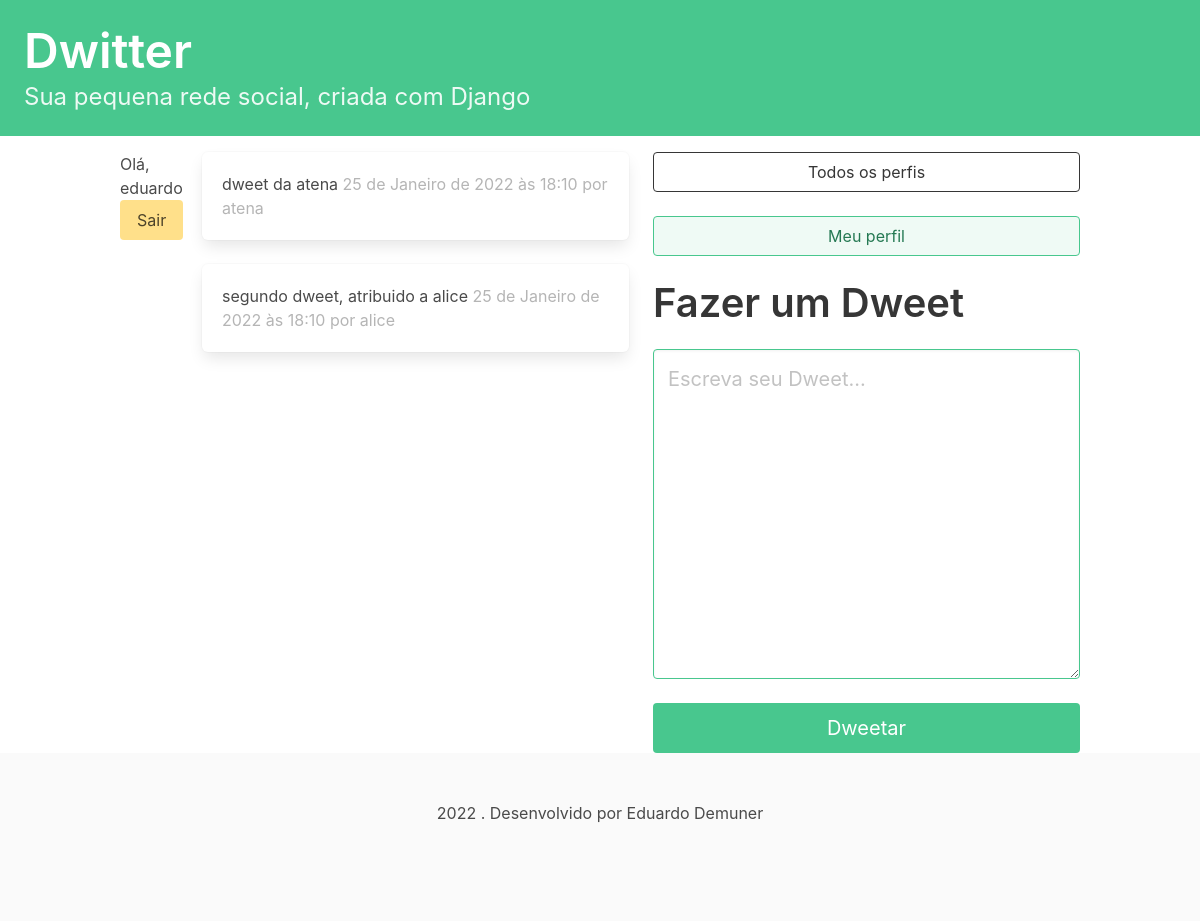
Screenshot of / (signed in) with the database file from the repository.
### dwitter/models.py (models this page shows, shortened)
class Dweet(models.Model):
    user = models.ForeignKey(
        User, related_name="dweets", on_delete=models.DO_NOTHING
    )
    body = models.CharField(max_length=140)
    created_at = models.DateTimeField(auto_now_add=True)

### dwitter/views.py (the view)
# urls.py: path("", dashboard, name="dashboard"),
@login_required(login_url='/login/')
def dashboard(request):
    form = DweetForm(request.POST or None)
    if request.method == "POST":
        if form.is_valid():
            dweet = form.save(commit=False)
            dweet.user = request.user
            dweet.save()
            return redirect("dwitter:dashboard")
    followed_dweets = Dweet.objects.filter(
        user__profile__in=request.user.profile.follows.all()
    ).order_by("-created_at")
    return render(request, "dwitter/dashboard.html", {"form": form, "dweets":followed_dweets})

### dwitter/forms.py
class DweetForm(forms.ModelForm):
    body = forms.CharField(
        required=True,
        widget=forms.Textarea(
            attrs={
                "placeholder": "Escreva seu Dweet...",
                "class": "textarea is-success is-medium",
            }
        ),
        label="",
        error_messages={'max_length':'Este dweet está muito longo! Observe o limite de 140 caracteres.'}
    )
    class Meta:
        model = Dweet
        exclude = ("user", )

### dwitter/templates/dwitter/dashboard.html (shortened to what this page needs)
{% extends 'base.html' %}
{% block content %}
    <div class="column">
    {% for dweet in dweets %}
        <div class="box">
            {{dweet.body}}
            <span class="is-small has-text-grey-light">
                {{ dweet.created_at }} por {{ dweet.user.username }}
            </span>
        </div>
    {% endfor %}
    </div>
    <div class="column">
        <div class="block">
            <a href="{% url 'dwitter:profile_list' %} ">
                <button class="button is-dark is-outlined is-fullwidth">
                    Todos os perfis
                </button>
            </a>
        </div>
        <div class="block">
            <a href="{% url 'dwitter:profile' request.user.profile.id %} ">
                <button class="button is-success is-light is-outlined is-fullwidth">
                    Meu perfil
                </button>
            </a>
        </div>
        <div class="block">
            <div class="block">
                <h2 class="title is-2">Fazer um Dweet</h2>
            </div>
            <div class="block">
                <form method="post">
                    {{ form.as_p }}
                    <button class="button is-success is-fullwidth is-medium mt-5"
                            type="submit">
                        Dweetar
                    </button>
                </form>
            </div>
        </div>
    </div>
{% endblock content %}

### dwitter/templates/base.html (shortened to what this page needs)
<!DOCTYPE html>
<html lang="pt-br">
<head>
    <link rel="stylesheet"
          href="https://cdn.jsdelivr.net/npm/bulma@0.9.3/css/bulma.min.css">
</head>
<body>
<a href="{% url 'dwitter:dashboard' %}">
  <section class="hero is-small is-success mb-4">
    <div class="hero-body">
        <h1 class="title is-1">Dwitter</h1>
        <p class="subtitle is-4">Sua pequena rede social, criada com Django</p>
    </div>
  </section>
</a>
<div class="container">
    <div class="columns">
        <div class="column is-1">
            {% if user.is_authenticated %}
                Olá, {{ user.username }}
                <a href="{% url 'dwitter:logout' %}">
                    <button class="button is-warning">
                        Sair
                    </button>
                </a>
            {% else %}
                tchau
            {% endif %}
        </div>
        {% block content %}
        {% endblock content %}
    </div>
</div>
<footer class="footer">
  <div class="content has-text-centered">
      2022 . Desenvolvido por Eduardo Demuner
  </div>
</footer>
</body>
</html>

### rows the page displays
Dweet: body "dweet da atena", created_at "25 de Janeiro de 2022 às 18:10", user.username "atena"
Dweet: body "segundo dweet, atribuido a alice", created_at "25 de Janeiro de 2022 às 18:10", user.username "alice"

### other values shown
{{ user.username }} "eduardo"
